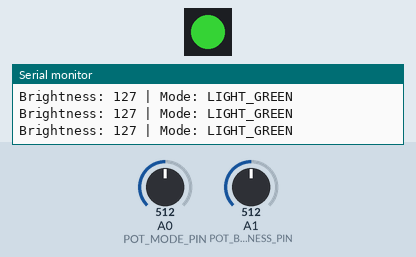
Bench run of a sketch on a simulated Arduino Uno, built with avr-gcc and run on an emulated ATmega328P. On the bench: 1 RGB LEDs in strip order, left to right, the last lines printed to the serial monitor. Inputs (shaded band) come from the test bench; at power-on: A0 (POT_MODE_PIN) = 512, A1 (POT_BRIGHTNESS_PIN) = 512. Dim RGB values are drawn brighter than linear; random numbers use the default seed unless the sketch sets one.

Above: at 1.2 s.
1.3 s: A0 (POT_MODE_PIN) set to 484
4.3 s: A0 (POT_MODE_PIN) set to 459
At 5.2 s:
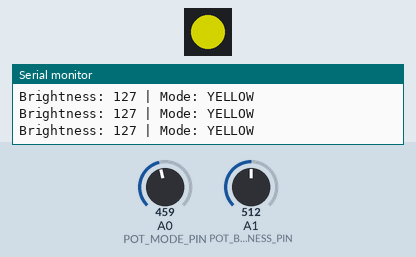
5.8 s: A1 (POT_BRIGHTNESS_PIN) set to 6
At 6.7 s:
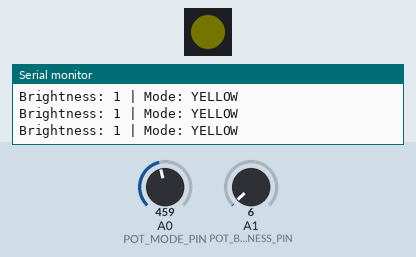
7.3 s: A1 (POT_BRIGHTNESS_PIN) set to 3
At 8.5 s:
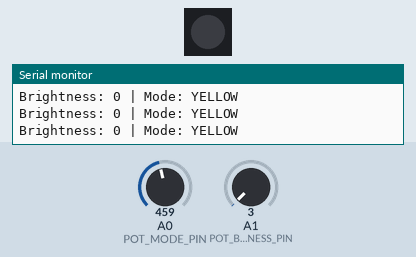
8.8 s: A1 (POT_BRIGHTNESS_PIN) set to 60
At 10.0 s:
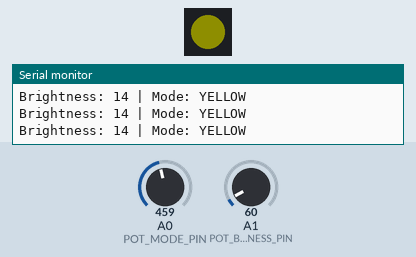
10.3 s: A0 (POT_MODE_PIN) set to 75
At 13.68 s:
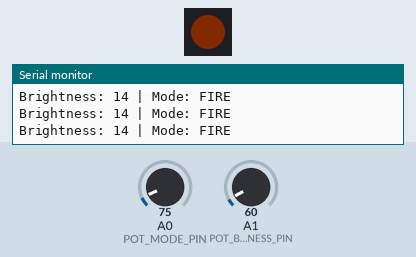
Timing chart, 0 to 14.3 s (numbered marks = the images above; inputs shaded):
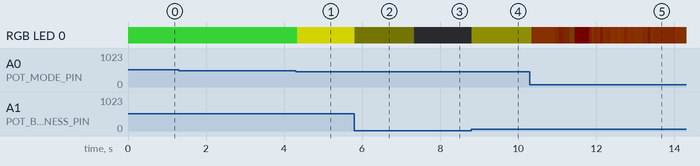

The sketch:

Lithophane_Moonlight_No_Timer.ino
```cpp
/*
  Lithophane Moonlight – Multi-LED Variant
  ----------------------------------------
  GitHub Repo: https://github.com/CeCiToU/Lithophane-Moonlight

  Description:
  This Arduino project controls a single LED on a strip of 120 NeoPixels
  to simulate different lighting modes for a moon lamp based on lithophane art.
  The lamp supports multiple modes including white, rainbow, fire flicker, and several color modes.
  The brightness and mode are controlled via potentiometers. Serial output is included
  for debugging purposes.

  Features:
  - Adjustable brightness using a potentiometer
  - Mode selection via potentiometer
  - Fire flicker effect with smooth transitions
  - Rainbow mode effect
  - Debugging output via Serial monitor
  - Configured to control one LED (index 0), but can be adapted to control multiple LEDs
*/

#include <Adafruit_NeoPixel.h>

// --- CONFIGURATION ---
// NeoPixel data pin
#define PIN                 6
// Total number of LEDs on the strip
#define NUM_LEDS            1
// Minimum and maximum brightness
#define BRIGHTNESS_MIN      0
#define BRIGHTNESS_MAX      255
// LED index to control (0-based)
#define ACTIVE_LED          0

// Potentiometer pins
#define POT_MODE_PIN        A0  // Mode selector
#define POT_BRIGHTNESS_PIN  A1  // Brightness control

// Initialize the NeoPixel strip
Adafruit_NeoPixel strip = Adafruit_NeoPixel(NUM_LEDS, PIN, NEO_GRB + NEO_KHZ800);

// --- MODES ---
enum Mode {
  MODE_FIRE,
  MODE_RAINBOW,
  MODE_WHITE,
  MODE_RED,
  MODE_ORANGE,
  MODE_YELLOW,
  MODE_LIGHT_GREEN,
  MODE_GREEN,
  MODE_CYAN,
  MODE_BLUE,
  MODE_VIOLET,
  MODE_MAGENTA,
  MODE_INDIGO,
  MODE_EXTRA,
  MODE_COUNT
};

// Names for Serial output
const char* modeNames[MODE_COUNT] = {
  "FIRE", "RAINBOW", "WHITE", "RED", "ORANGE", "YELLOW", "LIGHT_GREEN", "GREEN",
  "CYAN", "BLUE", "VIOLET", "MAGENTA", "INDIGO", "EXTRA"
};

// Current mode and brightness
int currentMode = 0;
int brightness = BRIGHTNESS_MIN;

// Previous brightness for fire flicker effect
int previousBrightness = 25;

void setup() {
  strip.begin();                 // Initialize NeoPixel library
  strip.setBrightness(brightness);
  strip.show();                  // Ensure LEDs are off initially
  randomSeed(analogRead(2));    // Seed for fire flicker randomness
  Serial.begin(9600);            // Start Serial for debugging
}

void loop() {
  // --- READ POTENTIOMETERS ---
  int potBrightness = analogRead(POT_BRIGHTNESS_PIN);
  int potMode = analogRead(POT_MODE_PIN);

  // Map potentiometer readings to brightness and mode index
  brightness = map(potBrightness, 0, 1023, BRIGHTNESS_MIN, BRIGHTNESS_MAX);
  currentMode = map(potMode, 0, 1023, 0, MODE_COUNT - 1);

  strip.setBrightness(brightness);

  // --- DEBUGGING OUTPUT ---
  Serial.print("Brightness: ");
  Serial.print(brightness);
  Serial.print(" | Mode: ");
  Serial.println(modeNames[currentMode]);

  // --- HANDLE MODES ---
  switch (currentMode) {
    case MODE_WHITE:        setColor(255, 255, 255); break;
    case MODE_RAINBOW:      rainbowCycle(500); break;
    case MODE_FIRE:         fireFlicker(); break;
    case MODE_RED:          setColor(255, 0, 0); break;
    case MODE_ORANGE:       setColor(255, 165, 0); break;
    case MODE_YELLOW:       setColor(255, 255, 0); break;
    case MODE_LIGHT_GREEN:  setColor(64, 255, 64); break;
    case MODE_GREEN:        setColor(0, 255, 0); break;
    case MODE_CYAN:         setColor(0, 255, 255); break;
    case MODE_BLUE:         setColor(0, 0, 255); break;
    case MODE_VIOLET:       setColor(148, 0, 211); break;
    case MODE_MAGENTA:      setColor(255, 0, 255); break;
    case MODE_INDIGO:       setColor(75, 0, 130); break;
    case MODE_EXTRA:        setColor(128, 0, 128); break;
  }

  delay(50); // Small delay for stability
}

// --- SUPPORTING FUNCTIONS ---

// Set a single LED to a specific color
void setColor(uint8_t r, uint8_t g, uint8_t b) {
  strip.clear(); // Clear all LEDs
  strip.setPixelColor(ACTIVE_LED, strip.Color(r, g, b));
  strip.show();
}

// Fire flicker effect
void fireFlicker() {
  int rangeMin = max(0, previousBrightness - 10);
  int rangeMax = min(50, previousBrightness + 10);
  int targetBrightness = random(rangeMin, rangeMax + 1);

  int steps = 5; // Smooth transition steps
  for (int i = 1; i <= steps; i++) {
    int intermediateBrightness = map(i, 0, steps, previousBrightness, targetBrightness);
    setFireColor(ACTIVE_LED, intermediateBrightness);
    strip.show();
    delay(20);
  }
  previousBrightness = targetBrightness;
}

// Set fire color for a single LED
void setFireColor(int pixel, int brightness) {
  int r = map(brightness, 0, 50, 0, 255);
  int g = map(brightness, 0, 50, 0, 100);
  int b = 0;
  strip.setPixelColor(pixel, strip.Color(r, g, b));
}

// Rainbow effect for a single LED
void rainbowCycle(uint8_t wait) {
  static uint16_t j = 0;
  strip.setPixelColor(ACTIVE_LED, Wheel((j++) & 255));
  strip.show();
  delay(wait);
}

// Generate RGB color for rainbow effect
uint32_t Wheel(byte WheelPos) {
  WheelPos = 255 - WheelPos;
  if (WheelPos < 85) {
    return strip.Color(255 - WheelPos * 3, 0, WheelPos * 3);
  }
  if (WheelPos < 170) {
    WheelPos -= 85;
    return strip.Color(0, WheelPos * 3, 255 - WheelPos * 3);
  }
  WheelPos -= 170;
  return strip.Color(WheelPos * 3, 255 - WheelPos * 3, 0);
}
```

Measured:
- the behaviour switches between 473 and 472 on A0 (POT_MODE_PIN) (found by bisection; images 0 and 1)
- the behaviour switches between 5 and 4 on A1 (POT_BRIGHTNESS_PIN) (found by bisection; images 2 and 3)
- after the input at 4.3 s, RGB LED 0: RGB(32, 127, 32) → RGB(127, 127, 0) at once
- after the input at 5.8 s, RGB LED 0: RGB(127, 127, 0) → RGB(1, 1, 0) at once
- after the input at 7.3 s, RGB LED 0: RGB(1, 1, 0) → off at once
- after the input at 8.8 s, RGB LED 0: off → RGB(14, 14, 0) at once
